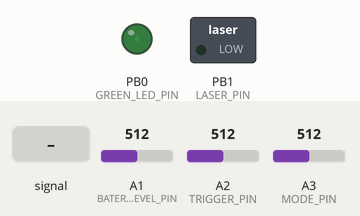
Simulated run of this sketch. Board: ATtiny85, built with avr-gcc and run on an emulated ATtiny85. On the bench: switched loads named in the sketch (green lamp = pin HIGH), output pins drawn as LEDs (lit = HIGH). Dashed ring = blinking. The inputs (shaded band) are chosen by the test bench; at power-on: A2 (TRIGGER_PIN) = 512, A1 (BATERY_LEVEL_PIN) = 512, A3 (MODE_PIN) = 512.

Above: at 2.8 s.
2.9 s: A2 (TRIGGER_PIN) fed a 200 Hz sine of ±255 counts around its level
At 3.22 s:
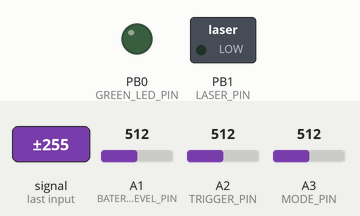
5.9 s: A2 (TRIGGER_PIN) set to 475
At 7.2 s:
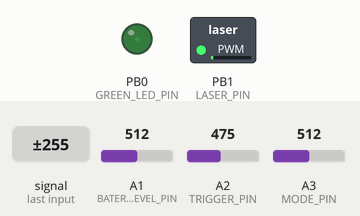
7.5 s: A1 (BATERY_LEVEL_PIN) set to 759
9.0 s: A1 (BATERY_LEVEL_PIN) set to 788
At 9.22 s:
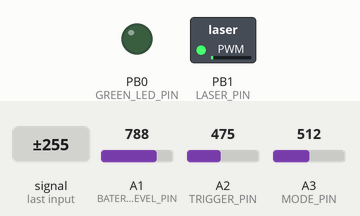
12.0 s: A2 (TRIGGER_PIN) set to 495
At 12.25 s:
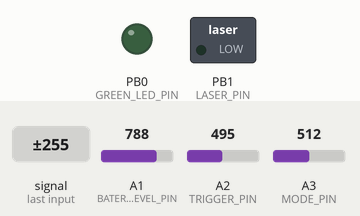
15.0 s: A3 (MODE_PIN) set to 802
18.0 s: A3 (MODE_PIN) set to 826
At 18.6 s:
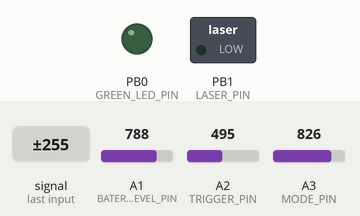
Timing chart, 0 to 20.5 s (numbered marks = the images above; inputs shaded):
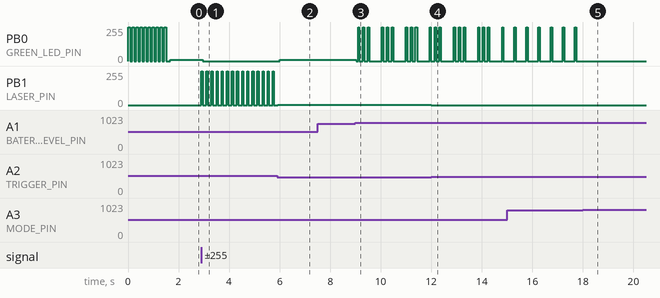

Measured:
- after the input at 2.9 s, PB0 (GREEN_LED_PIN): 9/255 → 0/255 after 0.06 s; PB1 (LASER_PIN): alternates 255/255 for 0.05 s and 0/255 for 0.15 s, starting at once
- after the input at 5.9 s, PB0 (GREEN_LED_PIN): 0/255 → 9/255 after 0.10 s
- after the input at 7.5 s, every drawn part: stays the same
- after the input at 9.0 s, PB0 (GREEN_LED_PIN): 9/255 → 0/255 at once, then repeats every 0.94 s: 255/255 0.05 s, 0/255 0.14 s, 255/255 0.06 s, 0/255 0.13 s, 255/255 0.06 s, 0/255 0.50 s
- after the input at 12.0 s, PB1 (LASER_PIN): 1/255 → 0/255 at once
- after the input at 18.0 s, PB0 (GREEN_LED_PIN): stops changing and stays 0/255

The sketch:

laser_gun_code.ino
```cpp
// (licence header left out)
//Pin declarations
#define BATERY_LEVEL_PIN A1
#define TRIGGER_PIN A2
#define MODE_PIN A3
#define GREEN_LED_PIN PB0
#define LASER_PIN PB1

//Low battery voltage warning threshold.
//TODO: This will need to be calibrated for your battery and potential divider values.
#define MINIMUM_BATTERY_LEVEL 1023 * 3.8 / 5

//Fireing mode definitions
#define MODE_SAFETY 0
#define MODE_SEMI_AUTO 1
#define MODE_BURST 2
#define MODE_FULL_AUTO 3
#define MODE_BEAM 4

//Mode potentiometer values
#define MODE_SAFETY_MIN 5
#define MODE_SAFETY_MAX 4 * 1023/5

#define MODE_SEMI_AUTO_MIN 4 * 1023/5
#define MODE_SEMI_AUTO_MAX 3 * 1023/5

#define MODE_BURST_MIN 3 * 1023/5
#define MODE_BURST_MAX 2 * 1023/5

#define MODE_FULL_AUTO_MIN 2 * 1023/5
#define MODE_FULL_AUTO_MAX 1 * 1023/5

#define MODE_BEAM_MIN 1 * 1023/5
#define MODE_BEAM_MAX 0 * 1023/5

//TODO: Edit these TRIGGER_ defines to match the calibration values for your potentiometer
#define TRIGGER_NOT_PRESSED_THRESHOLD 10
#define TRIGGER_SIGHT_THRESHOLD 485
#define TRIGGER_PRESSED 350
#define TRIGGER_HALF_PRESSED 415
#define TRIGGER_POSITION_TOLERANCE 10
#define TRIGGER_RELEASE_THRESHOLD 5

#define LASER_SIGHT_POWER 1

#define MAX_LASER_POWER 255
#define LASER_BULLET_ON_TIME 50
#define LASER_BULLET_DELAY 150

#define LED_TIMER_MAX 2500

/*------------------------------------------------------------------------------------------------------------------------------------------------------*/

//Global variables
bool low_battery = false;
int mode = MODE_SAFETY;
unsigned long led_timing_counter = 0;

/*------------------------------------------------------------------------------------------------------------------------------------------------------*/

void checkBatteryLevel(){
    if(analogRead(BATERY_LEVEL_PIN) < MINIMUM_BATTERY_LEVEL){
        low_battery = true;
    }
    else{
        low_battery = false;
    }
}

/*------------------------------------------------------------------------------------------------------------------------------------------------------*/

void setMode(){
    int modePot = analogRead(MODE_PIN);
    //printi("mode pot: ", modePot,"\n\n");
    if(modePot <= MODE_SAFETY_MIN && modePot > MODE_SAFETY_MAX ){
        mode = MODE_SAFETY;
    }
    else if(modePot <= MODE_SEMI_AUTO_MIN && modePot > MODE_SEMI_AUTO_MAX){
        mode = MODE_SEMI_AUTO;
    }
    else if(modePot <= MODE_BURST_MIN && modePot > MODE_BURST_MAX){
        mode = MODE_BURST;
    }
    else if(modePot <= MODE_FULL_AUTO_MIN && modePot > MODE_FULL_AUTO_MAX){
        mode = MODE_FULL_AUTO;
    }
    else if(modePot <= MODE_BEAM_MIN && modePot >= MODE_BEAM_MAX){
        mode = MODE_BEAM;
    }
    else{
        mode = MODE_SAFETY;
    }
}

/*------------------------------------------------------------------------------------------------------------------------------------------------------*/

void setLED(){
    //Safety - LED off
    //battery low - Dimly lit
    // semi auto - short pulse
    //burst - 3 short puleses
    //ful auto - rapid pulses
    //beam - bright solid

    led_timing_counter++;
    if(led_timing_counter > LED_TIMER_MAX){
        led_timing_counter = 0;
    }

    if(low_battery){
        if(led_timing_counter % 30 == 0){
            digitalWrite(GREEN_LED_PIN, HIGH);
        }
        else{
             digitalWrite(GREEN_LED_PIN, LOW);
        }
    }
    else if(mode == MODE_SAFETY){
        digitalWrite(GREEN_LED_PIN, LOW);
    }
    else if(mode == MODE_SEMI_AUTO){
        if(led_timing_counter < LED_TIMER_MAX/16){
            digitalWrite(GREEN_LED_PIN, HIGH);
        }
        else if(led_timing_counter < 8 * LED_TIMER_MAX/16){
            digitalWrite(GREEN_LED_PIN, LOW);
        }
        else if(led_timing_counter < 9 * LED_TIMER_MAX/16){
            digitalWrite(GREEN_LED_PIN, HIGH);
        }
        else{
            digitalWrite(GREEN_LED_PIN, LOW);
        }

    }
    else if(mode == MODE_BURST){
        if(led_timing_counter < LED_TIMER_MAX / 20){
            digitalWrite(GREEN_LED_PIN, HIGH);
        }
        else if(led_timing_counter < 3 * LED_TIMER_MAX / 15){
            digitalWrite(GREEN_LED_PIN, LOW);
        }
        else if(led_timing_counter < 4 * LED_TIMER_MAX / 15){
            digitalWrite(GREEN_LED_PIN, HIGH);
        }
        else if(led_timing_counter < 6 *  LED_TIMER_MAX / 15){
            digitalWrite(GREEN_LED_PIN, LOW);
        }
        else if(led_timing_counter < 7 * LED_TIMER_MAX / 15){
            digitalWrite(GREEN_LED_PIN, HIGH);
        }
        else if(led_timing_counter < 9 *  LED_TIMER_MAX / 15){
            digitalWrite(GREEN_LED_PIN, LOW);
        }
    }
    else if(mode == MODE_FULL_AUTO){
        if(led_timing_counter < 1 * LED_TIMER_MAX / 8){
            digitalWrite(GREEN_LED_PIN, LOW);
        }
        else if(led_timing_counter < 2 * LED_TIMER_MAX / 8){
            digitalWrite(GREEN_LED_PIN, HIGH);
        }
        else if(led_timing_counter < 3 * LED_TIMER_MAX / 8){
            digitalWrite(GREEN_LED_PIN, LOW);
        }
        else if(led_timing_counter < 4 * LED_TIMER_MAX / 8){
            digitalWrite(GREEN_LED_PIN, HIGH);
        }
        else if(led_timing_counter < 5 * LED_TIMER_MAX / 8){
            digitalWrite(GREEN_LED_PIN, LOW);
        }
        else if(led_timing_counter < 6 * LED_TIMER_MAX / 8){
            digitalWrite(GREEN_LED_PIN, HIGH);
        }
        else if(led_timing_counter < 7 * LED_TIMER_MAX / 8){
            digitalWrite(GREEN_LED_PIN, LOW);
        }
        else if(led_timing_counter < 8 * LED_TIMER_MAX / 8){
            digitalWrite(GREEN_LED_PIN, HIGH);
        }
    }
    else if(mode == MODE_BEAM){
        digitalWrite(GREEN_LED_PIN, HIGH);
    }
}

/*------------------------------------------------------------------------------------------------------------------------------------------------------*/

void setLaserPower(byte pwm){//PWM 0 - 255
    analogWrite(LASER_PIN, pwm);
}

/*------------------------------------------------------------------------------------------------------------------------------------------------------*/

void fire(){
    digitalWrite(GREEN_LED_PIN, LOW);
    if(mode == MODE_SEMI_AUTO){
        setLaserPower(MAX_LASER_POWER);//Laser on
        delay(LASER_BULLET_ON_TIME);//delay
        setLaserPower(0);//laser off
        delay(LASER_BULLET_DELAY);//delay
        while(analogRead(TRIGGER_PIN) < TRIGGER_PRESSED + TRIGGER_RELEASE_THRESHOLD){};//wait for trigger to be released
    }
    else if(mode == MODE_BURST){
        for(int i = 0; i < 3; i++){//Repeats 3 time for burst mode
            setLaserPower(MAX_LASER_POWER);//Laser on
            delay(LASER_BULLET_ON_TIME);//delay
            setLaserPower(0);//laser off
            delay(LASER_BULLET_DELAY);//delay
        }
        while(analogRead(TRIGGER_PIN) < TRIGGER_PRESSED + TRIGGER_RELEASE_THRESHOLD){};//wait for trigger to be released
    }
    else if(mode == MODE_FULL_AUTO){
        while(analogRead(TRIGGER_PIN) < TRIGGER_PRESSED + TRIGGER_RELEASE_THRESHOLD){//Loop until the trigger to be released
            setLaserPower(MAX_LASER_POWER);//Laser on
            delay(LASER_BULLET_ON_TIME);//delay
            setLaserPower(0);//laser off
            delay(LASER_BULLET_DELAY);//delay
        }
    }
}

/*------------------------------------------------------------------------------------------------------------------------------------------------------*/

void fireBeam(){
    int triggerPosition = analogRead(TRIGGER_PIN);
    int beamPower = 0;
    while(triggerPosition < TRIGGER_SIGHT_THRESHOLD){
        triggerPosition = analogRead(TRIGGER_PIN);
        beamPower = map(triggerPosition, TRIGGER_SIGHT_THRESHOLD, TRIGGER_PRESSED, LASER_SIGHT_POWER, MAX_LASER_POWER);//sets beam power proportional to the trigger press
        if(beamPower < 0){//Confines beamPower to its valid range
            beamPower = 0;
        }
        else if(beamPower > 255){
            beamPower = 255;
        }
        beamPower = (beamPower * beamPower) / 255; //Exponential curve for the laser beam power
        setLaserPower(beamPower);
    }
}

/*------------------------------------------------------------------------------------------------------------------------------------------------------*/

void setup(){
    pinMode(BATERY_LEVEL_PIN, INPUT);
    pinMode(TRIGGER_PIN, INPUT);
    pinMode(MODE_PIN, INPUT);
    pinMode(GREEN_LED_PIN, OUTPUT);
    setLaserPower(0);//Sets the Laser off

    for(int i = 0; i < 10; i++){ //Rapid LED pulses to show it has been switched on
        digitalWrite(GREEN_LED_PIN, HIGH);
        delay(80);
        digitalWrite(GREEN_LED_PIN, LOW);
        delay(80);
    }
}

/*------------------------------------------------------------------------------------------------------------------------------------------------------*/

void loop(){
    setMode();//checks the fireing mode and sets it
    checkBatteryLevel();//Checks the battery level
    setLED();//Displays the mode on the LED

    int triggerPosition = analogRead(TRIGGER_PIN);//read the trigger position
    if(triggerPosition < TRIGGER_SIGHT_THRESHOLD && triggerPosition > TRIGGER_PRESSED &&  mode != MODE_SAFETY && mode != MODE_BEAM){//If the trigger is slightly pressed the aiming beam will come on.
        setLaserPower(LASER_SIGHT_POWER);
    }
    else if(triggerPosition <= TRIGGER_PRESSED && mode != MODE_BEAM && mode != MODE_SAFETY){//If the trigger is fully pressed it will fire
       fire();//TODO: if it fires don't exit until the trigger is released
    }
    else if(triggerPosition < TRIGGER_SIGHT_THRESHOLD && mode == MODE_BEAM){//If in beam mode it will fire a beam
       fireBeam();
    }
    else{
        setLaserPower(0);
    }
}

/*------------------------------------------------------------------------------------------------------------------------------------------------------*/
```
